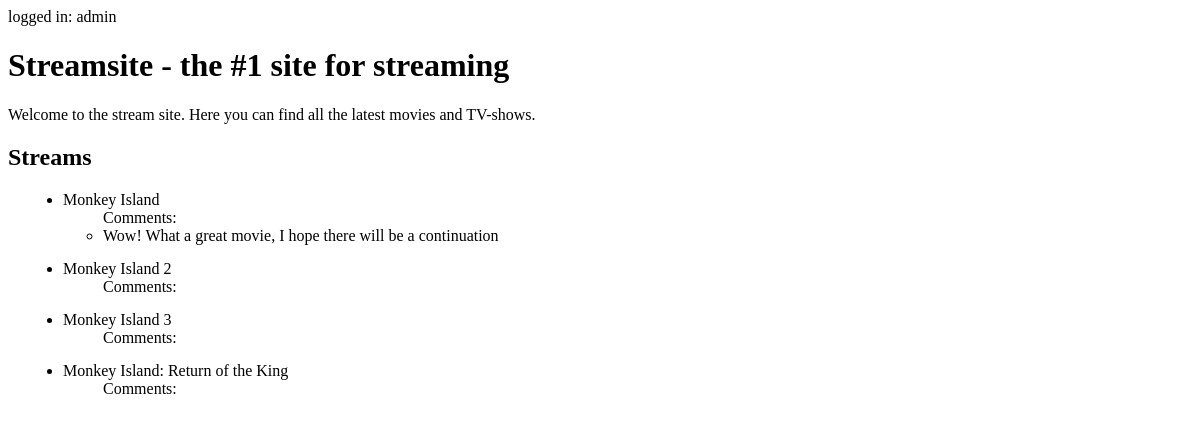
/home/ (signed in), run on an earlier commit of the app's database.
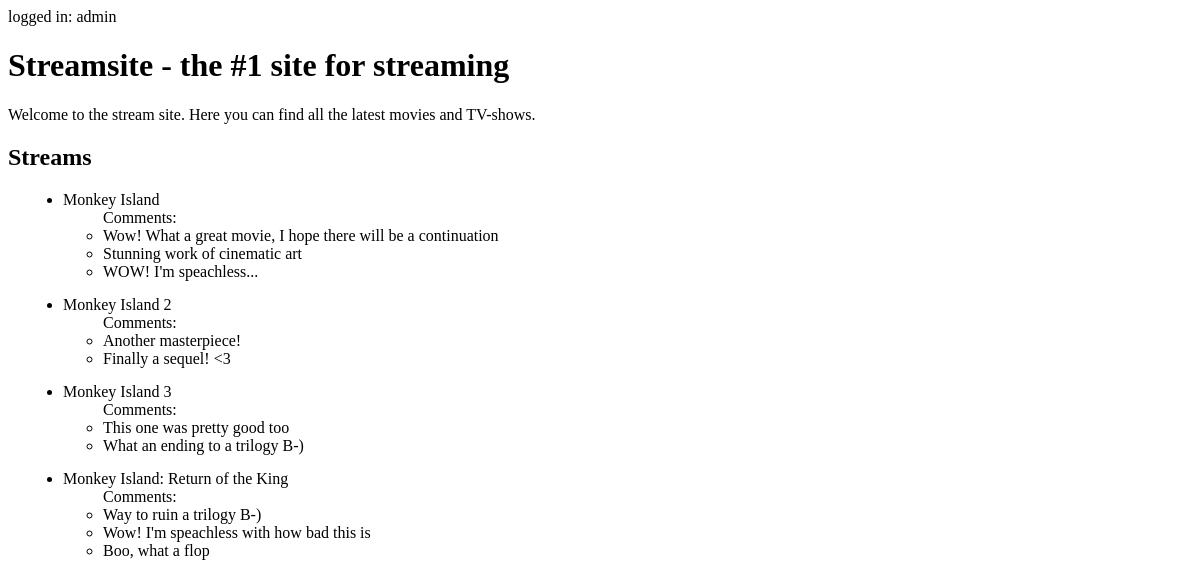
And on a later commit of the database.
### stream/models.py (models this page shows)
class Stream(models.Model):
    title = models.CharField(max_length=100)
    description = models.TextField()
    url = models.URLField()
    def __str__(self):
        return self.title

class Comment(models.Model):
    stream = models.ForeignKey(Stream, on_delete=models.CASCADE)
    text = models.TextField()
    def __str__(self):
        return self.text

### stream/views.py (the view)
# urls.py: 2. Add a URL to urlpatterns:  path('', views.home, name='home')
def home(request):
    if request.session['username'] is not None:
        username = request.session['username']
        return render(request, 'pages/home.html', {'username': username, 'streams': Stream.objects.all(), 'comments': Comment.objects.all()})
    return redirect('/')

### stream/templates/pages/home.html (shortened to what this page needs)
<html xmlns="http://www.w3.org/1999/xhtml">
<head>
</head>
<body>
    logged in: {{username}}
    <h1>Streamsite - the #1 site for streaming</h1>
    <p>Welcome to the stream site. Here you can find all the latest movies and TV-shows.</p>
    <div>
        <h2>Streams</h2>
        <ul>
            {% for stream in streams %}
                <li style="margin: 15px;">
                    {{stream}} <br>
                    <dd>Comments:</dd>
                    <ul>
                        {% for comment in comments %}
                            {% if comment.stream == stream %}
                                <li>{{comment}}</li>
                            {% endif %}
                        {% endfor %}
                    </ul>
                </li>
            {% endfor %}
        </ul>
    </div>
</body>
</html>

What changed in the data, as far as the page shows it:
added Comment: text "Stunning work of cinematic art", shown under Stream "Monkey Island"
added Comment: text "WOW! I'm speachless...", shown under Stream "Monkey Island"
added Comment: text "Another masterpiece!", shown under Stream "Monkey Island 2"
added Comment: text "Finally a sequel! <3", shown under Stream "Monkey Island 2"
added Comment: text "This one was pretty good too", shown under Stream "Monkey Island 3"
added Comment: text "What an ending to a trilogy B-)", shown under Stream "Monkey Island 3"
added Comment: text "Way to ruin a trilogy B-)", shown under Stream "Monkey Island: Return of the King"
added Comment: text "Wow! I'm speachless with how bad this is", shown under Stream "Monkey Island: Return of the King"
added Comment: text "Boo, what a flop", shown under Stream "Monkey Island: Return of the King"
